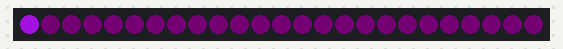
The sketch below on a simulated Arduino Uno, built with avr-gcc and run on an emulated ATmega328P. Parts: 25 RGB LEDs in strip order, left to right. Dim RGB values are drawn brighter than linear; random numbers use the default seed unless the sketch sets one.

Above: at 0.1 s.
At 4.9 s:
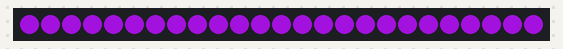
At 10.6 s:
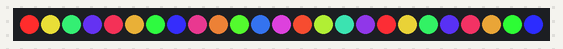
At 15.65 s:
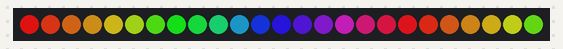
At 20.8 s:
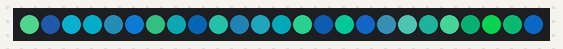
At 27.8 s:
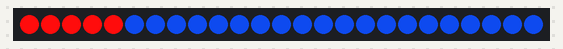

The sketch:

code.ino
```cpp
#include <FastLED.h>
#define LED_PIN  7
#define NUM_LEDS 25
#define DELAY 5000

CRGB leds[NUM_LEDS];


void setup() {
  FastLED.addLeds<WS2812, LED_PIN, GRB>(leds, NUM_LEDS);

}

void loop() {

  for(int i =0;i<6;i++){
//    fade();
    pickFuncion(i);
    FastLED.show();
  }

}

void pickFuncion(int i){

  switch (i) {
  case 0:
  default:
    snake();
    delay(500);
    break;
  case 1:
    spotty();
    delay(DELAY);
    break;
  case 2:
    grad();
    delay(DELAY);
    break;
  case 3:
    blueSpec();
    delay(500);
    break;
   case 4:
    randShow();
    delay(500);
   case 5:
    sweep();
    delay(500);
    break;
   case 6:
    climb();
    delay(500);
    break;
   case 7:
    climb();
    delay(500);
    break;
  }

}

void white(){
  for(int i = 0; i< NUM_LEDS;i++){
  leds[i] = CRGB(200, 200, 200);

  }
}


void spotty(){
  int h = 0;
  for(int i = 0; i< NUM_LEDS;i++){
  leds[i] = CHSV(h, 150, 255);
  h+=60;
  }
}


void grad(){
  int h = 0;
  for(int i = 0; i< NUM_LEDS;i++){
  leds[i] = CHSV(h, 180, 200);
  h+=14;
  }
}


void blueSpec(){


  for(int i = 0; i< NUM_LEDS;i++){
    for(int i = 0; i< NUM_LEDS;i++){
    int s = random(120,230);
    int v = random(120,230);
    int h = 120 + random(0,30);
    leds[i] = CHSV(h, s, v);
    }
    delay(200);
    FastLED.show();
  }
}


void snake(){
  for(int i = 0; i< NUM_LEDS;i++){
    leds[i] = CHSV(200, 200, 20);
  }
  FastLED.show();

  for(int i = 0; i< NUM_LEDS;i++){
    leds[i] = CHSV(200, 200, 255);
    FastLED.show();
    delay(200);
  }
}


void randShow(){
  bool on[NUM_LEDS];

  for(int i = 0; i< NUM_LEDS;i++){
    on[i] = false;
  }


  for(int i = 0; i< NUM_LEDS;i++){
    leds[i] = CHSV(150, 200, 20);
  }
  FastLED.show();

  for(int i = 0; i< NUM_LEDS;i++){
    int ran = random(NUM_LEDS);
    if(on[ran] == true){
      continue;
    }
    on[ran] = true;

    leds[ran] = CHSV(250, 200, 255);
    FastLED.show();
    delay(200);
  }
}

void fade(){
  int v =0;


  FastLED.show();
  for(int i = 0; i<255;i++){
    v++;
    for(int i = 0; i< NUM_LEDS;i++){
      int ran = random(NUM_LEDS);


      leds[ran] = CHSV(250, 200, v);
      FastLED.show();
      delay(1);
    }
  }
}


void climb(){
  for(int i = 0; i< NUM_LEDS;i++){
    leds[i] = CHSV(100, 200, 255);
  }
  FastLED.show();

  for(int i = 0; i< NUM_LEDS;i++){
    leds[i] = CHSV(200, 200, 255);
    FastLED.show();
        if(i%5 == 0){
          delay(200);
    }

  }
}

void sweep(){
  for(int k = 0; k < 2;k++){
  for(int i = 0; i< NUM_LEDS;i++){
    leds[i] = CHSV(150, 200, 255);
  }
  FastLED.show();

  for(int i = 0; i < NUM_LEDS;i+=5){
    for(int j = 0; j < 5;j++){
      leds[i+j] = CHSV(00, 200, 255);
    }

    FastLED.show();
    delay(100);
    for(int j = 0; j < 5;j++){
      leds[i+j] = CHSV(150, 200, 255);
    }
  }
delay(100);
  for(int i = NUM_LEDS -5; i > -5;i-=5){
    for(int j = 0; j < 5;j++){
      leds[i+j] = CHSV(00, 200, 255);
    }

    FastLED.show();
    delay(100);
    for(int j = 0; j < 5;j++){
      leds[i+j] = CHSV(150, 200, 255);
    }
  }
  }
}
```

Measured:
- what the display in image 1 shows lasts 5.7 s, from 4.8 s to 10.5 s
- what the display in image 2 shows lasts 5.0 s, from 10.5 s to 15.5 s
- what the display in image 4 shows lasts 0.5 s, from 20.8 s to 21.3 s
- what the display in image 5 shows lasts 0.7 s, from 27.7 s to 28.4 s
